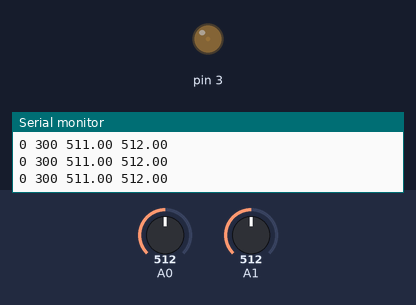
This sketch was run on a simulated Arduino Uno, built with avr-gcc and run on an emulated ATmega328P. Parts: output pins drawn as LEDs (lit = HIGH), the last lines printed to the serial monitor. The inputs (shaded band) are chosen by the test bench; at power-on: A0 = 512, A1 = 512.

Above: at 1.26 s.
1.3 s: A0 set to 716
3.0 s: A1 set to 0
At 3.11 s:
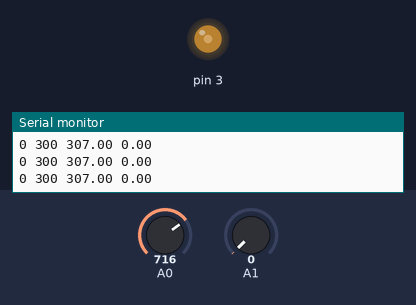
4.6 s: A1 set to 511
At 6.0 s:
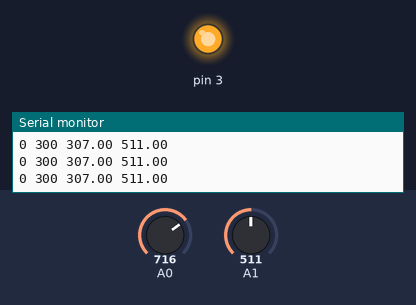
7.6 s: A0 set to 306
At 7.75 s:
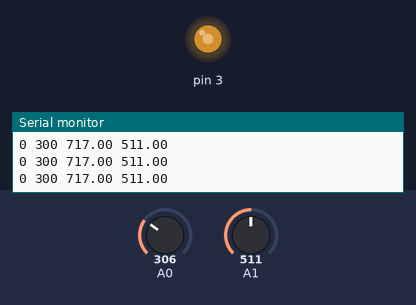
9.3 s: A0 set to 1023
At 9.7 s:
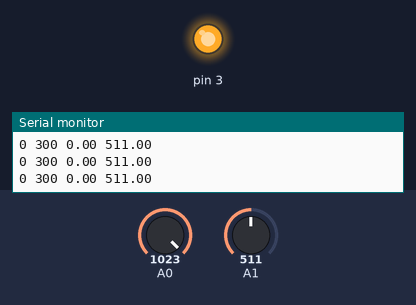
12.3 s: A0 set to 0
At 13.2 s:
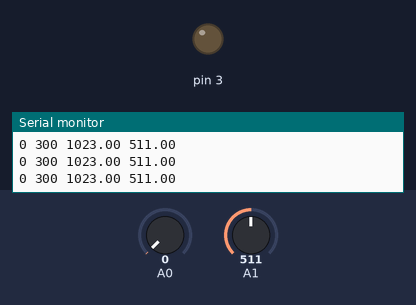
Timing chart, 0 to 14.8 s (numbered marks = the images above; inputs shaded):
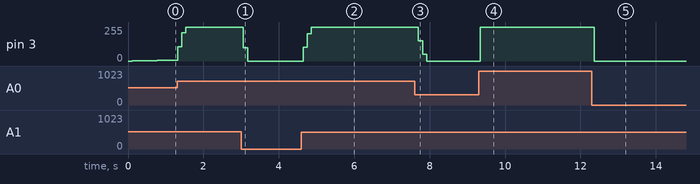

Measured:
- after the input at 3.0 s, pin 3: 255/255 → 101/255 after 0.06 s, → 0/255 0.12 s later
- after the input at 4.6 s, pin 3: 0/255 → 102/255 after 0.05 s, → 204/255 0.11 s later, → 255/255 0.11 s later
- after the input at 7.6 s, pin 3: 255/255 → 152/255 after 0.10 s, → 49/255 0.11 s later, → 0/255 0.11 s later
- after the input at 9.3 s, pin 3: 0/255 → 255/255 at once
- after the input at 12.3 s, pin 3: 255/255 → 0/255 after 0.07 s

The sketch:

1_PID_Photosensor.ino
```cpp
#include <PID_v1.h>

int sensorValue,i=0;
int nuller=0;
double Setpoint, Input, Output;
double Kp=0.0, Ki=5, Kd=0.0;
PID myPID(&Input, &Output, &Setpoint, Kp, Ki, Kd, DIRECT);

void setup() {

  pinMode(3, OUTPUT);
  Serial.begin(9600);

  myPID.SetMode(AUTOMATIC);
  myPID.SetTunings(Kp,Ki,Kd);

}

void loop() {
  Setpoint = analogRead(1);


  Input = analogRead(0);
  Input=-Input+1023;
  myPID.Compute();
  analogWrite(3, Output);
  delay(10);

  Serial.print(0);  // To freeze the lower limit
  Serial.print(" ");
  Serial.print(300);  // To freeze the upper limit
  Serial.print(" ");
  Serial.print(Input);
  Serial.print(" ");
  Serial.println(Setpoint);

}
```
